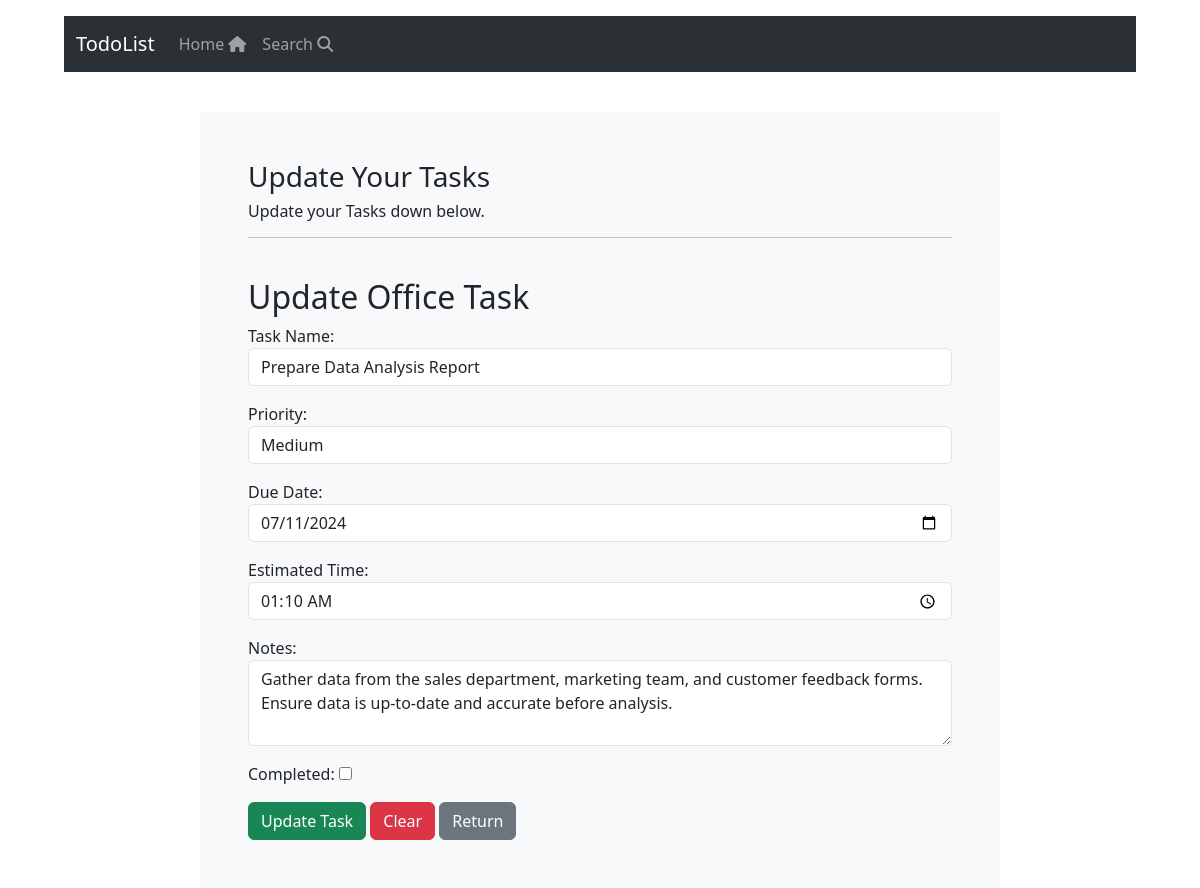
/update-task/6/office, run on the app's committed database.
### tasks/models.py (models this page shows, shortened)
class OfficeTask(models.Model):
    taskname = models.CharField(max_length=200)
    priority= models.CharField(max_length=10)
    duedate= models.DateField()
    estimatedtime= models.TimeField()
    notes= models.CharField(max_length=800)
    completed= models.BooleanField(default=False)
    created= models.DateTimeField(auto_now_add=True)

### tasks/views.py (the view)
# urls.py: path('update-task/<int:pk>/<str:task_type>', views.update_task, name='update-task'),
def update_task(request, pk, task_type):
    if task_type == 'office':
        task = OfficeTask.objects.get(id=pk)
        form_class = OfficeTaskForm
    elif task_type == 'household':
        task = HouseholdTask.objects.get(id=pk)
        form_class = HouseholdTaskForm
    elif task_type == 'sideskills':
        task = SideskillsTask.objects.get(id=pk)
        form_class = SideskillsTaskForm
    elif task_type == 'workout':
        task = WorkoutTask.objects.get(id=pk)
        form_class = WorkoutTaskForm
    form = form_class(instance=task) #creates a form instance pre-filled with the existing task instance
    if request.method == "POST": #form has been submitted
        form = form_class(request.POST, instance=task) #creates a form instance, pre-filled with the POST data and the existing task instance
        if form.is_valid():
            form.save()
            messages.success(request, "Task updated successfully!")
            return redirect("index")
    context={'form': form, 'task': task, 'task_type': task_type}
    return render(request, 'update-task.html', context=context)

### tasks/forms.py
class OfficeTaskForm(forms.ModelForm):
    class Meta:
        model = OfficeTask
        fields = ['taskname', 'priority', 'duedate', 'estimatedtime', 'notes', 'completed']

### tasks/templates/update-task.html (shortened to what this page needs)
{% extends 'base.html' %}
{% block content %}
<body>
  <div class="container bg-light shadow-md p-5 from-layout">
    <h3> Update Your Tasks </h3>
    <h6> Update your Tasks down below. </h6>
    <hr>
    <br>
    {% if task_type == 'office' %}
      <h2> Update Office Task </h2>
      <form method="post">
        <div class="form-group mb-3">
          <label for="taskname">Task Name:</label>
          <input type="text" class="form-control" id="taskname" name="taskname" value="{{ task.taskname }}" required>
        </div>
        <div class="form-group mb-3">
          <label for="priority">Priority:</label>
          <select class="form-control" id="priority" name="priority" required>
            <option value="medium" {% if task.priority == 'medium' %}selected{% endif %}>Medium</option>
          </select>
        </div>
        <div class="form-group mb-3">
            <label for="duedate">Due Date:</label>
            <input type="date" class="form-control" id="duedate" name="duedate" value="{{ task.duedate|date:'Y-m-d' }}" required>
          </div>
          <div class="form-group mb-3">
            <label for="estimatedtime">Estimated Time:</label>
            <input type="time" class="form-control" id="estimatedtime" name="estimatedtime" value="{{ task.estimatedtime|time:'H:i' }}" required>
          </div>
          <div class="form-group mb-3">
            <label for="notes">Notes:</label>
            <textarea class="form-control" id="notes" name="notes" rows="3" required>{{ task.notes }}</textarea>
          </div>
          <div class="form-group mb-3">
            <label for="completed">Completed:</label>
            <input type="checkbox" id="completed" name="completed" {% if task.completed %}checked{% endif %}>
          </div>
          <button type="submit" class="btn btn-success">Update Task</button>
          <button type="reset" class="btn btn-danger">Clear</button>
          <a href="{% url 'index' %}" class="btn btn-secondary">Return</a>
      </form>
        {% endif %}
    </div>
  </body>
  {% endblock %}

### static/css/style.css (style rules this page uses)
.from-layout { max-width: 800px; margin: 0 auto; }

### data on the page
OfficeTask: taskname "Prepare Data Analysis Report", priority "Medium", duedate "07/11/2024", estimatedtime "01:10", notes "Gather data from the sales department, marketing team, and customer feedback forms. Ensure data is up-to-date and accurate before analysis."
